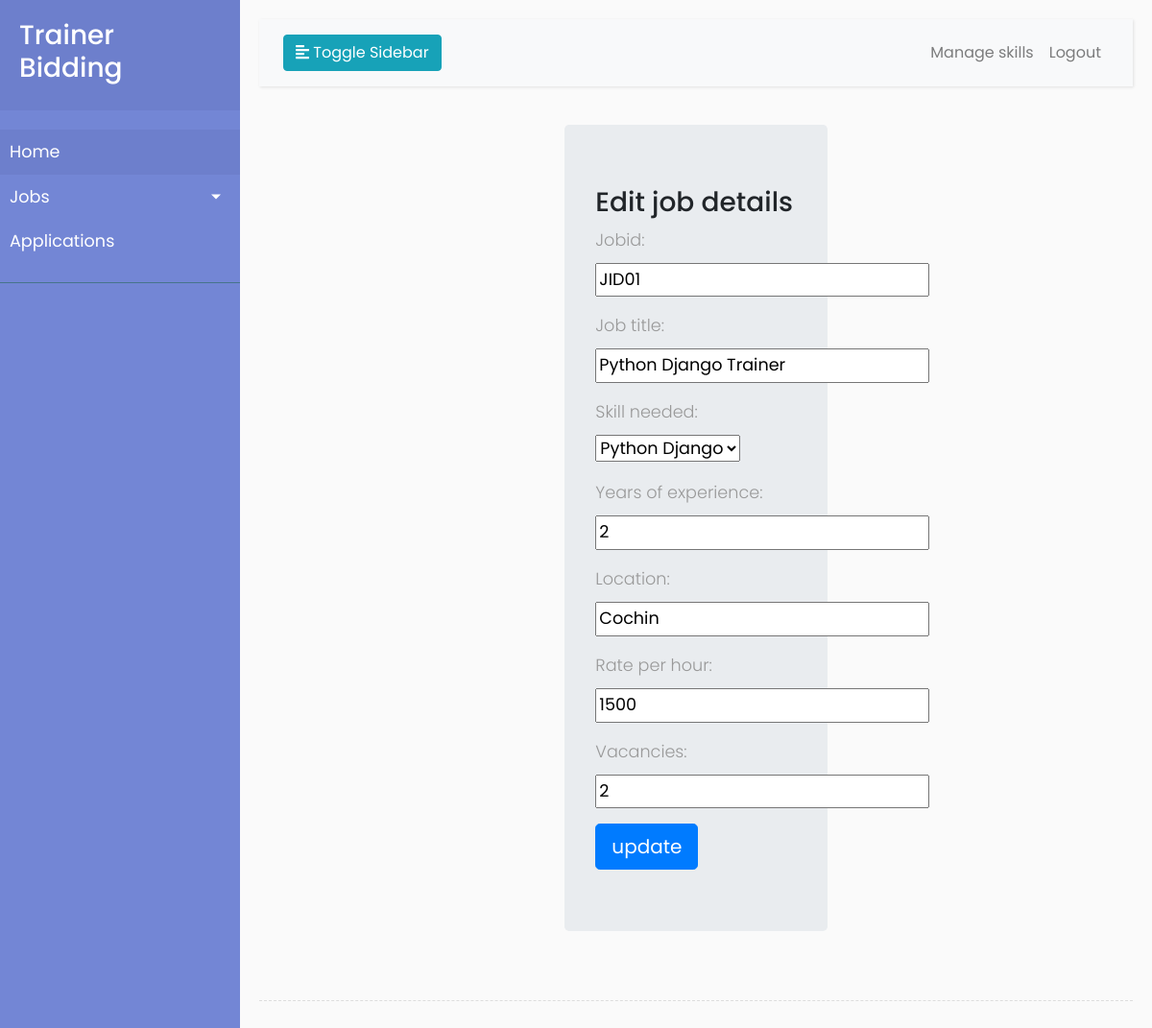
Page /institute/updaterequirements1 (signed in) on the committed database.
### institute/models.py (models this page shows, shortened)
class Requirements(models.Model):
    jobid=models.CharField(unique=True,max_length=50)
    job_title=models.CharField(max_length=120)
    skill_needed = models.ForeignKey(Skills, on_delete=models.CASCADE)
    years_of_experience=models.IntegerField(default=0)
    location=models.CharField(max_length=120)
    rate_per_hour=models.IntegerField(default=500)
    vacancies=models.IntegerField(default=1)

### institute/views.py (the view, shortened to what this page needs)
# urls.py: path("updaterequirements<int:pk>", updateRequirements, name="updaterequirements"),
@login_required(login_url='institutelogin')
def updateRequirements(request,pk):
    requirement = Requirements.objects.get(id=pk)
    form = EditRequirementsForm(instance=requirement)
    context = {}
    context["form"] = form
    return render(request, "institute/updaterequirement.html", context)

### institute/forms.py (shortened to what this page needs)
class EditRequirementsForm(ModelForm):
    class Meta:
        model = Requirements
        fields = "__all__"

### institute/models.py (called while the page is built)
    def __str__(self):
        return self.skill

### institute/templates/institute/updaterequirement.html
<!DOCTYPE html>
{% extends 'institute/base.html' %}
{% block body_block %}
<div class="container">
    <div class="row">
        <div class="col-4"></div>
        <div class="col-4">
            <form method="post" class="jumbotron">{%csrf_token%}
                <h3>Edit job details</h3>
                {{form.as_p}}
                <input type="submit" value="update" class="btn btn-primary btn-lg">
            </form>
        </div>
        <div class="col-4"></div>
    </div>
</div>
{%endblock%}

### trainer/static/css/style.css (style rules this page uses)
body { font-family: 'Poppins', sans-serif; background: #fafafa; }
p { font-family: 'Poppins', sans-serif; font-size: 1.1em; font-weight: 300; line-height: 1.7em; color: #999; }

### rows in the picture
Requirements: jobid "JID01", job_title "Python Django Trainer", skill_needed "Python Django", years_of_experience "2", location "Cochin", rate_per_hour "1500", vacancies "2"
